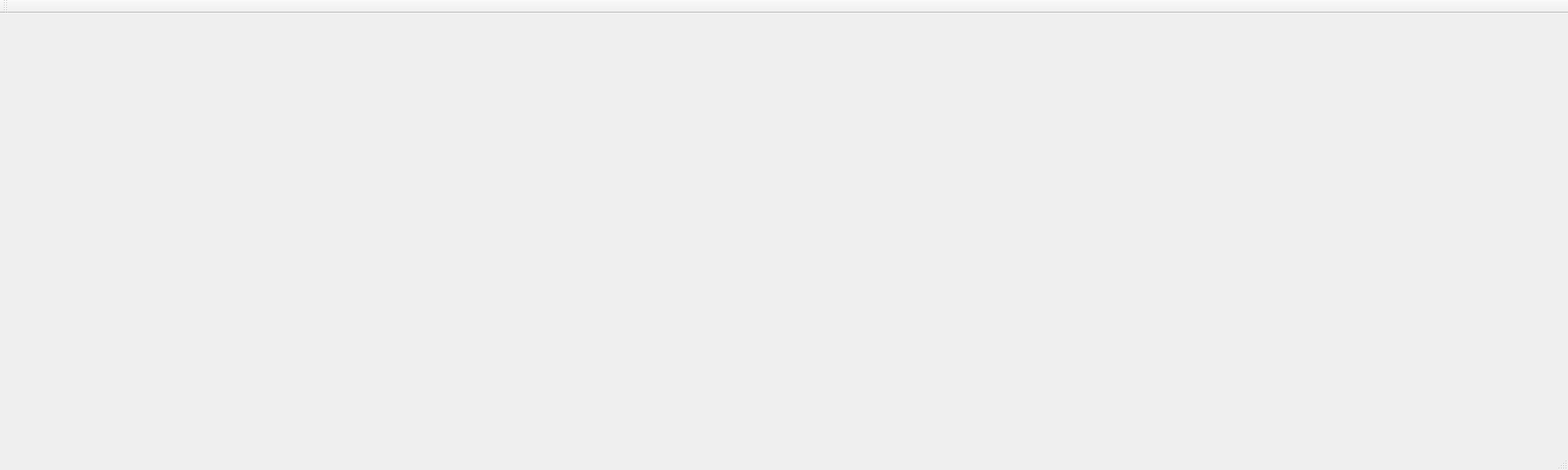
<?xml version="1.0" encoding="UTF-8"?>
<ui version="4.0">
 <class>MainWindow</class>
 <widget class="QMainWindow" name="MainWindow">
  <property name="geometry">
   <rect>
    <x>0</x>
    <y>0</y>
    <width>2000</width>
    <height>600</height>
   </rect>
  </property>
  <property name="windowTitle">
   <string>MainWindow</string>
  </property>
  <widget class="QWidget" name="centralwidget"/>
  <widget class="QMenuBar" name="menubar">
   <property name="geometry">
    <rect>
     <x>0</x>
     <y>0</y>
     <width>2000</width>
     <height>23</height>
    </rect>
   </property>
  </widget>
  <widget class="QStatusBar" name="statusbar"/>
  <widget class="QToolBar" name="mainToolBar">
   <property name="windowTitle">
    <string>toolBar</string>
   </property>
   <attribute name="toolBarArea">
    <enum>TopToolBarArea</enum>
   </attribute>
   <attribute name="toolBarBreak">
    <bool>false</bool>
   </attribute>
  </widget>
 </widget>
 <resources/>
 <connections/>
</ui>
